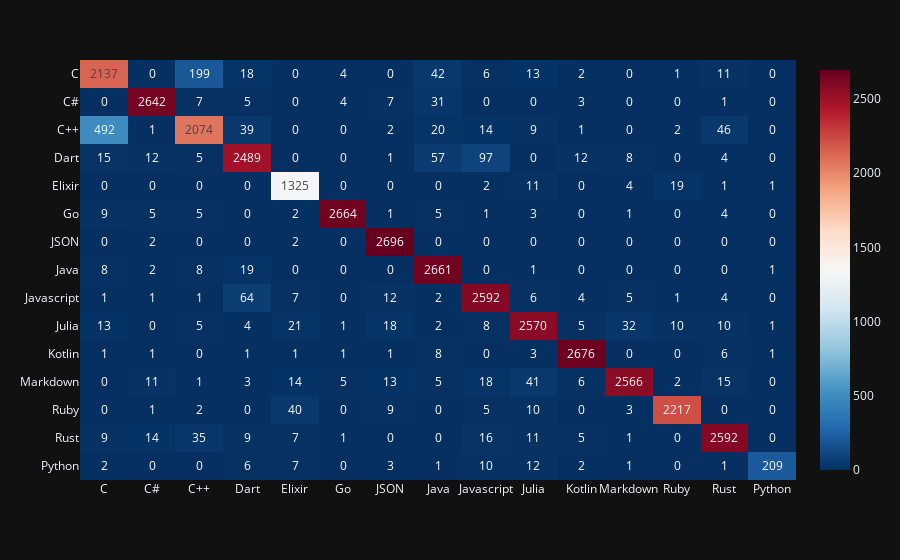

Notebook code cell kept with this figure:
### Code cell
import plotly.express as px

fig = px.imshow(confusion_matrix(y_true, y_pred), text_auto=True, template="plotly_dark", aspect="auto", x=TARGET, y=TARGET, color_continuous_scale='RdBu_r',)

with open("../resources/fnn_matrix_bert.json", "w") as spcy:
    spcy.write(fig.to_json())

fig.show()

### Figure 1 — Plotly figure (JSON) as saved in the notebook; plotly's stock layout.template omitted (floating-point values rounded to 4 significant figures; data arrays with more than 128 entries replaced by an {"elided": "..."} marker saying what was removed)
{"data": [{"coloraxis": "coloraxis", "hovertemplate": "x: %{x}<br>y: %{y}<br>color: %{z}<extra></extra>", "name": "0", "texttemplate": "%{z}", "type": "heatmap", "x": ["C", "C#", "C++", "Dart", "Elixir", "Go", "JSON", "Java", "Javascript", "Julia", "Kotlin", "Markdown", "Ruby", "Rust", "Python"], "xaxis": "x", "y": ["C", "C#", "C++", "Dart", "Elixir", "Go", "JSON", "Java", "Javascript", "Julia", "Kotlin", "Markdown", "Ruby", "Rust", "Python"], "yaxis": "y", "z": {"elided": "15x15 int values"}}], "layout": {"autosize": true, "coloraxis": {"colorscale": [[0, "rgb(5,48,97)"], [0.1, "rgb(33,102,172)"], [0.2, "rgb(67,147,195)"], [0.3, "rgb(146,197,222)"], [0.4, "rgb(209,229,240)"], [0.5, "rgb(247,247,247)"], [0.6, "rgb(253,219,199)"], [0.7, "rgb(244,165,130)"], [0.8, "rgb(214,96,77)"], [0.9, "rgb(178,24,43)"], [1, "rgb(103,0,31)"]]}, "margin": {"t": 60}, "xaxis": {"anchor": "y", "autorange": true, "domain": [0, 1], "range": [-0.5, 14.5], "type": "category"}, "yaxis": {"anchor": "x", "autorange": true, "domain": [0, 1], "range": [14.5, -0.5], "type": "category"}}}
